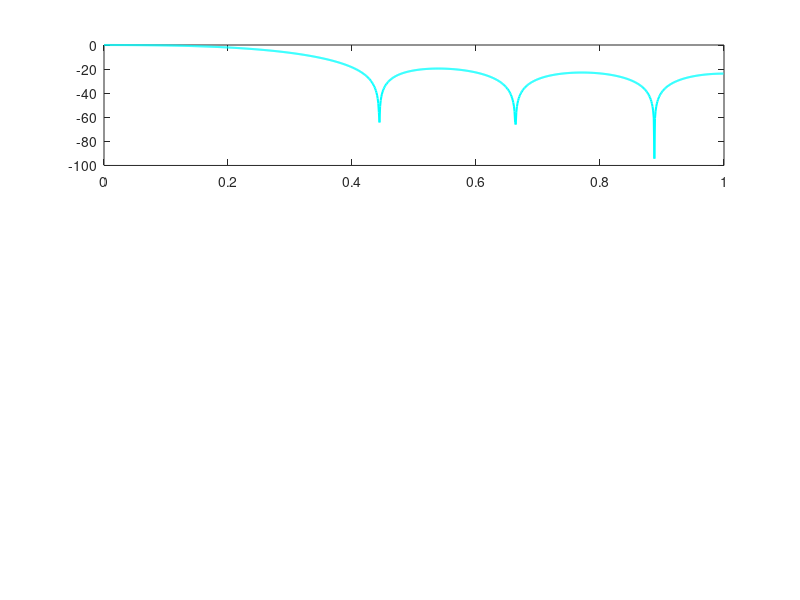

MATLAB code to generate this figure: (Note: this script raises an error after producing the figure.)
clc; close all;
wp = 0.2*pi; ws = 0.4*pi; wc = (wp + ws) / 2; dw = ws - wp;
N_rect = ceil(1.8*pi / dw); if mod(N_rect,2)==0, N_rect = N_rect+1; end
N_hann = ceil(6.6*pi / dw); if mod(N_hann,2)==0, N_hann = N_hann+1; end
[N_kaiser, beta] = kaiserord([wp/pi, ws/pi], [1 0], [0.01 0.01]);
if mod(N_kaiser,2)==0, N_kaiser = N_kaiser+1; end
b_rect   = fir1(N_rect-1, wc/pi, rectwin(N_rect));
b_hann   = fir1(N_hann-1, wc/pi, hann(N_hann));
b_kaiser = fir1(N_kaiser-1, wc/pi, kaiser(N_kaiser, beta));
[H_rect, w] = freqz(b_rect, 1, 1024);
H_hann      = freqz(b_hann, 1, 1024);
H_kaiser    = freqz(b_kaiser, 1, 1024);
subplot(3, 1, 1);
plot(w/pi, 20*log10(abs(H_rect)), 'Color', '#00FFFF', 'LineWidth', 1.5); hold on;
xline(wp/pi, '--', 'Color', '#888888'); xline(ws/pi, '--', 'Color', '#888888');
yline(-21, ':', 'Color', '#FF5555'); 
title(sprintf('(a) Rectangular Window (N = %d)', N_rect));
ylabel('dB'); xlabel('\omega (\times\pi rad)'); ylim([-80 5]); xlim([0 1]); grid on;
subplot(3, 1, 2);
plot(w/pi, 20*log10(abs(H_hann)), 'Color', '#00FF66', 'LineWidth', 1.5); hold on;
xline(wp/pi, '--', 'Color', '#888888'); xline(ws/pi, '--', 'Color', '#888888');
yline(-44, ':', 'Color', '#FF5555');
title(sprintf('(b) Hanning Window (N = %d)', N_hann));
ylabel('dB'); xlabel('\omega (\times\pi rad)'); ylim([-80 5]); xlim([0 1]); grid on;
subplot(3, 1, 3);
plot(w/pi, 20*log10(abs(H_kaiser)), 'Color', '#FF9900', 'LineWidth', 1.5); hold on;
xline(wp/pi, '--', 'Color', '#888888'); xline(ws/pi, '--', 'Color', '#888888');
yline(-50, ':', 'Color', '#FF5555'); 
title(sprintf('(c) Kaiser Window (N = %d, \\beta = %.1f)', N_kaiser, beta));
ylabel('dB'); xlabel('\omega (\times\pi rad)'); ylim([-80 5]); xlim([0 1]); grid on;
